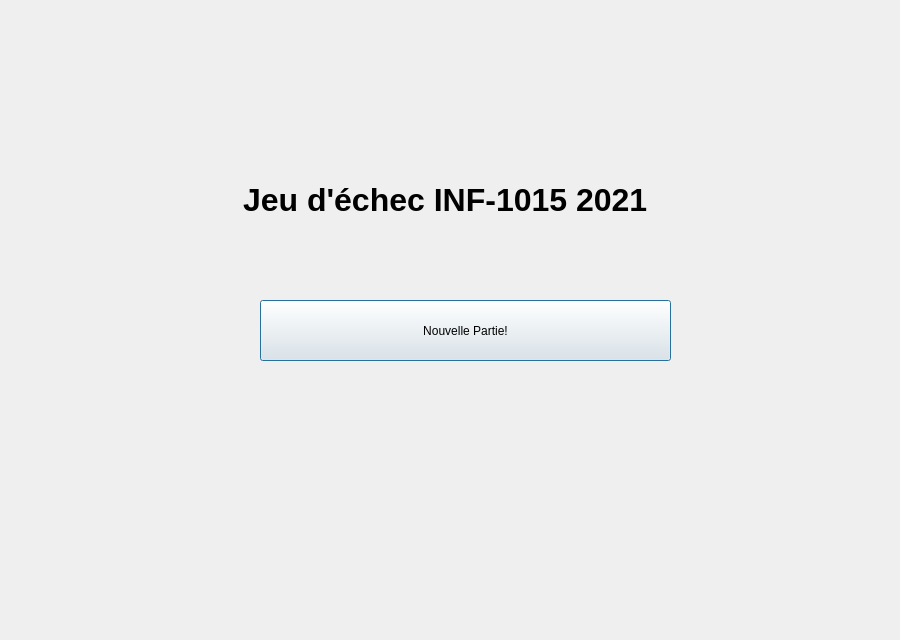
<?xml version="1.0" encoding="UTF-8"?>
<ui version="4.0">
 <class>MenuDemarrer</class>
 <widget class="QDialog" name="MenuDemarrer">
  <property name="geometry">
   <rect>
    <x>0</x>
    <y>0</y>
    <width>900</width>
    <height>640</height>
   </rect>
  </property>
  <property name="sizePolicy">
   <sizepolicy hsizetype="Fixed" vsizetype="Fixed">
    <horstretch>0</horstretch>
    <verstretch>0</verstretch>
   </sizepolicy>
  </property>
  <property name="minimumSize">
   <size>
    <width>900</width>
    <height>640</height>
   </size>
  </property>
  <property name="maximumSize">
   <size>
    <width>900</width>
    <height>640</height>
   </size>
  </property>
  <property name="focusPolicy">
   <enum>Qt::StrongFocus</enum>
  </property>
  <property name="contextMenuPolicy">
   <enum>Qt::NoContextMenu</enum>
  </property>
  <property name="windowTitle">
   <string>Menu Demarrer</string>
  </property>
  <widget class="QLabel" name="label_background">
   <property name="geometry">
    <rect>
     <x>0</x>
     <y>0</y>
     <width>900</width>
     <height>640</height>
    </rect>
   </property>
   <property name="sizePolicy">
    <sizepolicy hsizetype="Minimum" vsizetype="Minimum">
     <horstretch>0</horstretch>
     <verstretch>0</verstretch>
    </sizepolicy>
   </property>
   <property name="minimumSize">
    <size>
     <width>900</width>
     <height>640</height>
    </size>
   </property>
   <property name="text">
    <string/>
   </property>
   <property name="pixmap">
    <pixmap resource="../resources.qrc">:/images/echiquier.png</pixmap>
   </property>
   <property name="scaledContents">
    <bool>true</bool>
   </property>
  </widget>
  <widget class="QPushButton" name="pushButton_Valider">
   <property name="geometry">
    <rect>
     <x>260</x>
     <y>300</y>
     <width>411</width>
     <height>61</height>
    </rect>
   </property>
   <property name="text">
    <string>Nouvelle Partie!</string>
   </property>
  </widget>
  <widget class="QLabel" name="label">
   <property name="geometry">
    <rect>
     <x>243</x>
     <y>170</y>
     <width>441</width>
     <height>61</height>
    </rect>
   </property>
   <property name="text">
    <string>&lt;html&gt;&lt;head/&gt;&lt;body&gt;&lt;p&gt;&lt;span style=&quot; font-size:24pt; font-weight:600;&quot;&gt;Jeu d'échec INF-1015 2021&lt;/span&gt;&lt;/p&gt;&lt;/body&gt;&lt;/html&gt;</string>
   </property>
  </widget>
 </widget>
 <resources>
  <include location="../resources.qrc"/>
 </resources>
 <connections>
  <connection>
   <sender>pushButton_Valider</sender>
   <signal>clicked()</signal>
   <receiver>MenuDemarrer</receiver>
   <slot>close()</slot>
   <hints>
    <hint type="sourcelabel">
     <x>465</x>
     <y>498</y>
    </hint>
    <hint type="destinationlabel">
     <x>449</x>
     <y>319</y>
    </hint>
   </hints>
  </connection>
 </connections>
</ui>
